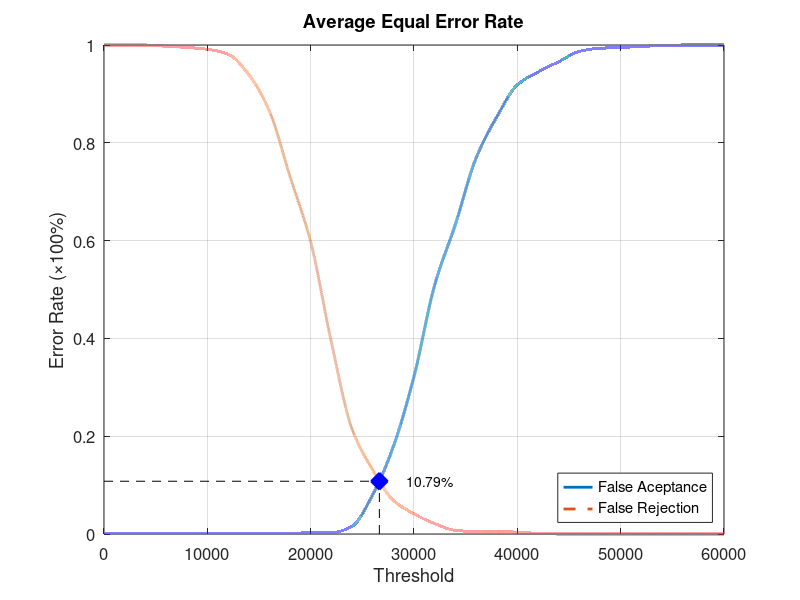
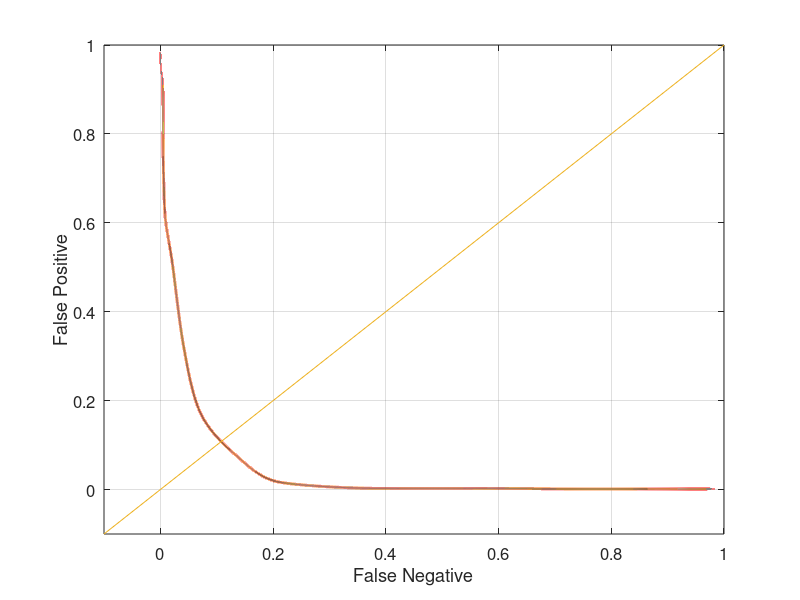

Source code (MATLAB) for these figures, in order:
function yEER = Experiment1Average
close all;
clear;
clc;
x = 0:2000:60000;
xq = 0:0.5:60000;

y0 = [0 0.00131579 0.00131579 0.00131579 0.00131579 0.00131579 0.00131579 0.00131579 0.00131579 0.00131579 0.00263158 0.00263158 0.0157895 0.0802632 0.178947 0.322368 0.509211 0.632895 0.768421 0.852632 0.918421 0.944737 0.965789 0.986842 0.993421 0.994737 0.997368 0.998684 1 1 1];
yy0 = interp1(x, y0, xq, 'pchip');
y1 = [1 1 1 0.9975 0.995 0.99125 0.98125 0.94 0.865 0.73125 0.5975 0.3925 0.215 0.13125 0.06875 0.04125 0.02125 0.0075 0.005 0.005 0.00375 0.00125 0 0 0 0 0 0 0 0 0];
yy1 = interp1(x, y1, xq, 'pchip');

% Calculating EER: 
y2 = abs(y0 - y1);
find(y2 == min(y2))
yy2 = abs(yy0 - yy1);
xEER = find(yy2 == min(yy2));
xEERIndex = xq(xEER) % X-axis EER
yEER = yy0(xEER) % Y-axis EER

main = figure
plot(xq, yy0,'-','LineWidth', 2);	hold on
plot(xq, yy1,'--','LineWidth', 2);	hold on
plot([xEERIndex xEERIndex], [0 yEER], 'k--');	hold on
plot([0 xEERIndex], [yEER yEER], 'k--');	hold on
plot(xEERIndex, yEER, 'bx', 'LineWidth', 10);	hold on
text(xEERIndex + 10 * xEERIndex / 100, yEER, [num2str(round((10000 * yEER)) / 100) '%'])
legend('False Aceptance', 'False Rejection', 'Location', 'SouthEast')
xlabel('Threshold')
ylabel('Error Rate (\times100%)')
title('Average Equal Error Rate')
set(gca, 'FontSize', 12)
axis([0 60000 0 1])
grid on

print(main, 'Experiment1AverageMain', '-dpng');
FNRxFPR = figure('Color', [1 1 1]);
plot(yy1, yy0, '-', yy1, yy0, 'LineWidth', 2);
hold on
y = -0.1:0.1:1
plot(y, y); 
set(gca, 'FontSize', 12)
xlabel('False Negative')
ylabel('False Positive')
axis([-0.1 1 -0.1 1])
set(gca, 'FontSize', 12)
grid on

print(FNRxFPR, 'Experiment1AverageFNRxFPR','-dpng');
end
